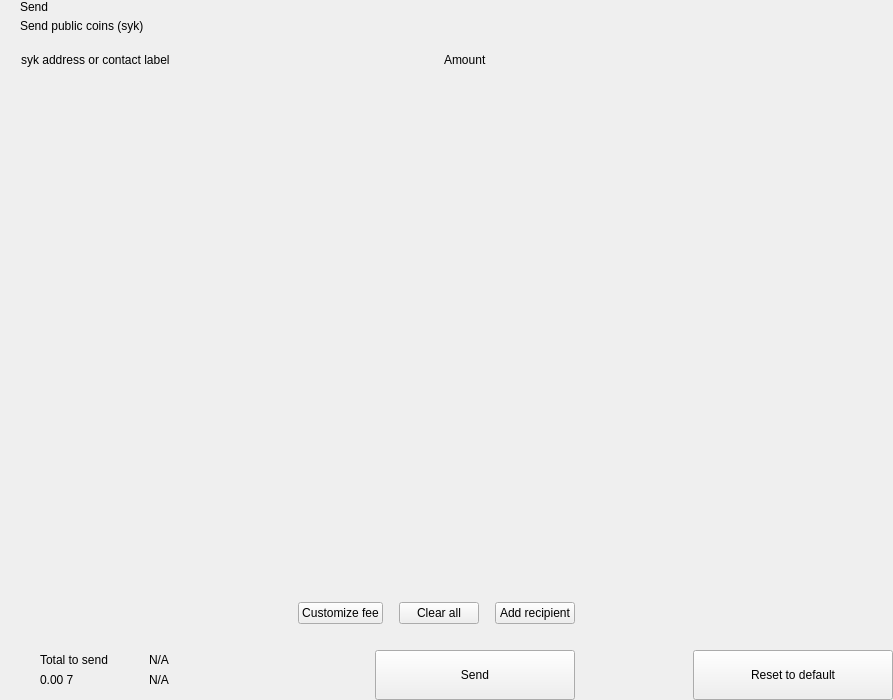
<?xml version="1.0" encoding="UTF-8"?>
<ui version="4.0">
 <class>send</class>
 <widget class="QWidget" name="send">
  <property name="geometry">
   <rect>
    <x>0</x>
    <y>0</y>
    <width>893</width>
    <height>700</height>
   </rect>
  </property>
  <property name="windowTitle">
   <string>Form</string>
  </property>
  <layout class="QHBoxLayout" name="horizontalLayout_2" stretch="2,1">
   <property name="spacing">
    <number>0</number>
   </property>
   <property name="leftMargin">
    <number>0</number>
   </property>
   <property name="topMargin">
    <number>0</number>
   </property>
   <property name="rightMargin">
    <number>0</number>
   </property>
   <property name="bottomMargin">
    <number>0</number>
   </property>
   <item>
    <widget class="QWidget" name="left" native="true">
     <layout class="QVBoxLayout" name="verticalLayout_3">
      <property name="spacing">
       <number>0</number>
      </property>
      <property name="leftMargin">
       <number>0</number>
      </property>
      <property name="topMargin">
       <number>0</number>
      </property>
      <property name="rightMargin">
       <number>0</number>
      </property>
      <property name="bottomMargin">
       <number>0</number>
      </property>
      <item>
       <layout class="QVBoxLayout" name="verticalLayout_22" stretch="0,0,0,1,0,0,0,0">
        <property name="spacing">
         <number>0</number>
        </property>
        <item>
         <layout class="QHBoxLayout" name="horizontalLayout_3">
          <property name="spacing">
           <number>0</number>
          </property>
          <property name="leftMargin">
           <number>20</number>
          </property>
          <property name="rightMargin">
           <number>20</number>
          </property>
          <item>
           <layout class="QVBoxLayout" name="verticalLayout">
            <property name="spacing">
             <number>5</number>
            </property>
            <item>
             <widget class="QLabel" name="labelTitle">
              <property name="text">
               <string>Send</string>
              </property>
              <property name="alignment">
               <set>Qt::AlignLeading|Qt::AlignLeft|Qt::AlignVCenter</set>
              </property>
             </widget>
            </item>
            <item>
             <widget class="QLabel" name="labelSubtitle1">
              <property name="text">
               <string>Send public coins (syk)</string>
              </property>
             </widget>
            </item>
           </layout>
          </item>
          <item>
           <spacer name="horizontalSpacer">
            <property name="orientation">
             <enum>Qt::Horizontal</enum>
            </property>
            <property name="sizeHint" stdset="0">
             <size>
              <width>40</width>
              <height>20</height>
             </size>
            </property>
           </spacer>
          </item>
         </layout>
        </item>
        <item>
         <spacer name="verticalSpacer_2">
          <property name="orientation">
           <enum>Qt::Vertical</enum>
          </property>
          <property name="sizeType">
           <enum>QSizePolicy::Fixed</enum>
          </property>
          <property name="sizeHint" stdset="0">
           <size>
            <width>20</width>
            <height>20</height>
           </size>
          </property>
         </spacer>
        </item>
        <item>
         <layout class="QHBoxLayout" name="horizontalLayout" stretch="6,0,2">
          <property name="spacing">
           <number>0</number>
          </property>
          <property name="leftMargin">
           <number>10</number>
          </property>
          <property name="topMargin">
           <number>0</number>
          </property>
          <property name="rightMargin">
           <number>20</number>
          </property>
          <property name="bottomMargin">
           <number>0</number>
          </property>
          <item>
           <widget class="QLabel" name="labelSubtitleAddress">
            <property name="styleSheet">
             <string notr="true">margin-left:8px;</string>
            </property>
            <property name="text">
             <string>syk address or contact label</string>
            </property>
           </widget>
          </item>
          <item>
           <spacer name="horizontalSpacer_3">
            <property name="orientation">
             <enum>Qt::Horizontal</enum>
            </property>
            <property name="sizeType">
             <enum>QSizePolicy::Fixed</enum>
            </property>
            <property name="sizeHint" stdset="0">
             <size>
              <width>40</width>
              <height>1</height>
             </size>
            </property>
           </spacer>
          </item>
          <item>
           <widget class="QLabel" name="labelSubtitleAmount">
            <property name="text">
             <string>Amount</string>
            </property>
           </widget>
          </item>
         </layout>
        </item>
        <item>
         <widget class="QScrollArea" name="scrollArea">
          <property name="minimumSize">
           <size>
            <width>0</width>
            <height>350</height>
           </size>
          </property>
          <property name="styleSheet">
           <string notr="true">#scrollArea {
            background:transparent;
            margin-top:10px;
}</string>
          </property>
          <property name="horizontalScrollBarPolicy">
           <enum>Qt::ScrollBarAlwaysOff</enum>
          </property>
          <property name="sizeAdjustPolicy">
           <enum>QAbstractScrollArea::AdjustIgnored</enum>
          </property>
          <property name="widgetResizable">
           <bool>true</bool>
          </property>
          <property name="alignment">
           <set>Qt::AlignLeading|Qt::AlignLeft|Qt::AlignTop</set>
          </property>
          <widget class="QWidget" name="scrollAreaWidgetContents">
           <property name="geometry">
            <rect>
             <x>0</x>
             <y>0</y>
             <width>591</width>
             <height>16</height>
            </rect>
           </property>
           <property name="sizePolicy">
            <sizepolicy hsizetype="Preferred" vsizetype="Maximum">
             <horstretch>0</horstretch>
             <verstretch>0</verstretch>
            </sizepolicy>
           </property>
           <property name="autoFillBackground">
            <bool>false</bool>
           </property>
           <property name="styleSheet">
            <string notr="true">#scrollAreaWidgetContents {
             background:transparent;
             }</string>
           </property>
           <layout class="QVBoxLayout" name="verticalLayout_7">
            <property name="spacing">
             <number>0</number>
            </property>
            <property name="sizeConstraint">
             <enum>QLayout::SetDefaultConstraint</enum>
            </property>
            <property name="leftMargin">
             <number>0</number>
            </property>
            <property name="topMargin">
             <number>0</number>
            </property>
            <property name="rightMargin">
             <number>0</number>
            </property>
            <property name="bottomMargin">
             <number>0</number>
            </property>
           </layout>
          </widget>
         </widget>
        </item>
        <item>
         <spacer name="verticalSpacer_4">
          <property name="orientation">
           <enum>Qt::Vertical</enum>
          </property>
          <property name="sizeType">
           <enum>QSizePolicy::Fixed</enum>
          </property>
          <property name="sizeHint" stdset="0">
           <size>
            <width>20</width>
            <height>20</height>
           </size>
          </property>
         </spacer>
        </item>
        <item>
         <layout class="QHBoxLayout" name="horizontalLayout_20">
          <property name="spacing">
           <number>6</number>
          </property>
          <property name="leftMargin">
           <number>20</number>
          </property>
          <property name="rightMargin">
           <number>20</number>
          </property>
          <item>
           <spacer name="horizontalSpacer_4">
            <property name="orientation">
             <enum>Qt::Horizontal</enum>
            </property>
            <property name="sizeHint" stdset="0">
             <size>
              <width>10</width>
              <height>20</height>
             </size>
            </property>
           </spacer>
          </item>
          <item>
           <widget class="QPushButton" name="pushButtonFee">
            <property name="focusPolicy">
             <enum>Qt::NoFocus</enum>
            </property>
            <property name="text">
             <string>Customize fee</string>
            </property>
           </widget>
          </item>
          <item>
           <spacer name="horizontalSpacer_11">
            <property name="orientation">
             <enum>Qt::Horizontal</enum>
            </property>
            <property name="sizeType">
             <enum>QSizePolicy::Minimum</enum>
            </property>
            <property name="sizeHint" stdset="0">
             <size>
              <width>10</width>
              <height>20</height>
             </size>
            </property>
           </spacer>
          </item>
          <item>
           <widget class="QPushButton" name="pushButtonClear">
            <property name="focusPolicy">
             <enum>Qt::NoFocus</enum>
            </property>
            <property name="layoutDirection">
             <enum>Qt::RightToLeft</enum>
            </property>
            <property name="text">
             <string>Clear all</string>
            </property>
           </widget>
          </item>
          <item>
           <spacer name="horizontalSpacer_6">
            <property name="orientation">
             <enum>Qt::Horizontal</enum>
            </property>
            <property name="sizeType">
             <enum>QSizePolicy::Fixed</enum>
            </property>
            <property name="sizeHint" stdset="0">
             <size>
              <width>10</width>
              <height>20</height>
             </size>
            </property>
           </spacer>
          </item>
          <item>
           <widget class="QPushButton" name="pushButtonAddRecipient">
            <property name="focusPolicy">
             <enum>Qt::NoFocus</enum>
            </property>
            <property name="text">
             <string>Add recipient</string>
            </property>
           </widget>
          </item>
         </layout>
        </item>
        <item>
         <spacer name="verticalSpacer">
          <property name="orientation">
           <enum>Qt::Vertical</enum>
          </property>
          <property name="sizeType">
           <enum>QSizePolicy::Fixed</enum>
          </property>
          <property name="sizeHint" stdset="0">
           <size>
            <width>20</width>
            <height>16</height>
           </size>
          </property>
         </spacer>
        </item>
        <item>
         <layout class="QHBoxLayout" name="horizontalLayout_7">
          <property name="rightMargin">
           <number>20</number>
          </property>
          <item>
           <layout class="QHBoxLayout" name="horizontalLayout_10">
            <property name="spacing">
             <number>0</number>
            </property>
            <property name="leftMargin">
             <number>8</number>
            </property>
            <item>
             <widget class="QStackedWidget" name="stackedWidget">
              <property name="minimumSize">
               <size>
                <width>0</width>
                <height>60</height>
               </size>
              </property>
              <property name="maximumSize">
               <size>
                <width>16777215</width>
                <height>60</height>
               </size>
              </property>
              <widget class="QWidget" name="page1">
               <layout class="QVBoxLayout" name="verticalLayout_71" stretch="0">
                <property name="spacing">
                 <number>6</number>
                </property>
                <property name="leftMargin">
                 <number>12</number>
                </property>
                <property name="topMargin">
                 <number>0</number>
                </property>
                <property name="rightMargin">
                 <number>0</number>
                </property>
                <property name="bottomMargin">
                 <number>0</number>
                </property>
                <item>
                 <widget class="QWidget" name="coinWidget" native="true">
                  <property name="minimumSize">
                   <size>
                    <width>0</width>
                    <height>60</height>
                   </size>
                  </property>
                  <property name="maximumSize">
                   <size>
                    <width>16777215</width>
                    <height>60</height>
                   </size>
                  </property>
                  <layout class="QHBoxLayout" name="horizontalLayout_9">
                   <property name="spacing">
                    <number>0</number>
                   </property>
                   <property name="leftMargin">
                    <number>20</number>
                   </property>
                   <property name="topMargin">
                    <number>10</number>
                   </property>
                   <property name="rightMargin">
                    <number>20</number>
                   </property>
                   <property name="bottomMargin">
                    <number>10</number>
                   </property>
                   <item>
                    <layout class="QVBoxLayout" name="verticalSend">
                     <property name="spacing">
                      <number>0</number>
                     </property>
                     <item>
                      <widget class="QLabel" name="labelTitleTotalSend">
                       <property name="text">
                        <string>Total to send</string>
                       </property>
                      </widget>
                     </item>
                     <item>
                      <widget class="QLabel" name="labelAmountSend">
                       <property name="text">
                        <string notr="true">0.00 7</string>
                       </property>
                      </widget>
                     </item>
                    </layout>
                   </item>
                   <item>
                    <spacer name="horizontalSpacer_9">
                     <property name="orientation">
                      <enum>Qt::Horizontal</enum>
                     </property>
                     <property name="sizeType">
                      <enum>QSizePolicy::Fixed</enum>
                     </property>
                     <property name="sizeHint" stdset="0">
                      <size>
                       <width>20</width>
                       <height>20</height>
                      </size>
                     </property>
                    </spacer>
                   </item>
                   <item>
                    <widget class="QLabel" name="labelLine">
                     <property name="minimumSize">
                      <size>
                       <width>1</width>
                       <height>0</height>
                      </size>
                     </property>
                     <property name="maximumSize">
                      <size>
                       <width>1</width>
                       <height>16777215</height>
                      </size>
                     </property>
                     <property name="text">
                      <string/>
                     </property>
                    </widget>
                   </item>
                   <item>
                    <spacer name="horizontalSpacer_10">
                     <property name="orientation">
                      <enum>Qt::Horizontal</enum>
                     </property>
                     <property name="sizeType">
                      <enum>QSizePolicy::Fixed</enum>
                     </property>
                     <property name="sizeHint" stdset="0">
                      <size>
                       <width>20</width>
                       <height>20</height>
                      </size>
                     </property>
                    </spacer>
                   </item>
                   <item>
                    <layout class="QVBoxLayout" name="verticalRemaining">
                     <property name="spacing">
                      <number>0</number>
                     </property>
                     <item>
                      <widget class="QLabel" name="labelTitleTotalRemaining">
                       <property name="text">
                        <string notr="true">N/A</string>
                       </property>
                      </widget>
                     </item>
                     <item>
                      <widget class="QLabel" name="labelAmountRemaining">
                       <property name="text">
                        <string notr="true">N/A</string>
                       </property>
                      </widget>
                     </item>
                    </layout>
                   </item>
                  </layout>
                 </widget>
                </item>
               </layout>
              </widget>
              <widget class="QWidget" name="page_2"/>
             </widget>
            </item>
           </layout>
          </item>
          <item>
           <spacer name="horizontalSpacer_5">
            <property name="orientation">
             <enum>Qt::Horizontal</enum>
            </property>
            <property name="sizeType">
             <enum>QSizePolicy::Expanding</enum>
            </property>
            <property name="sizeHint" stdset="0">
             <size>
              <width>40</width>
              <height>20</height>
             </size>
            </property>
           </spacer>
          </item>
          <item alignment="Qt::AlignBottom">
           <widget class="QPushButton" name="pushButtonSave">
            <property name="minimumSize">
             <size>
              <width>200</width>
              <height>50</height>
             </size>
            </property>
            <property name="maximumSize">
             <size>
              <width>200</width>
              <height>50</height>
             </size>
            </property>
            <property name="focusPolicy">
             <enum>Qt::NoFocus</enum>
            </property>
            <property name="text">
             <string>Send</string>
            </property>
           </widget>
          </item>
         </layout>
        </item>
       </layout>
      </item>
     </layout>
    </widget>
   </item>
   <item>
    <widget class="QWidget" name="right" native="true">
     <layout class="QVBoxLayout" name="verticalLayout_5">
      <property name="leftMargin">
       <number>0</number>
      </property>
      <property name="topMargin">
       <number>0</number>
      </property>
      <property name="rightMargin">
       <number>0</number>
      </property>
      <property name="bottomMargin">
       <number>0</number>
      </property>
      <item>
       <layout class="QVBoxLayout" name="verticalLayout_4">
        <property name="spacing">
         <number>6</number>
        </property>
        <item>
         <widget class="OptionButton" name="btnCoinControl" native="true">
          <property name="minimumSize">
           <size>
            <width>0</width>
            <height>50</height>
           </size>
          </property>
         </widget>
        </item>
        <item>
         <widget class="OptionButton" name="btnChangeAddress" native="true">
          <property name="minimumSize">
           <size>
            <width>0</width>
            <height>50</height>
           </size>
          </property>
         </widget>
        </item>
        <item>
         <widget class="OptionButton" name="btnUri" native="true">
          <property name="minimumSize">
           <size>
            <width>0</width>
            <height>50</height>
           </size>
          </property>
         </widget>
        </item>
        <item>
         <spacer name="verticalSpacer_5">
          <property name="orientation">
           <enum>Qt::Vertical</enum>
          </property>
          <property name="sizeHint" stdset="0">
           <size>
            <width>20</width>
            <height>40</height>
           </size>
          </property>
         </spacer>
        </item>
        <item>
         <layout class="QHBoxLayout" name="horizontalLayout_8">
          <item>
           <spacer name="horizontalSpacer_7">
            <property name="orientation">
             <enum>Qt::Horizontal</enum>
            </property>
            <property name="sizeHint" stdset="0">
             <size>
              <width>40</width>
              <height>20</height>
             </size>
            </property>
           </spacer>
          </item>
          <item>
           <widget class="QPushButton" name="pushButtonReset">
            <property name="minimumSize">
             <size>
              <width>200</width>
              <height>50</height>
             </size>
            </property>
            <property name="maximumSize">
             <size>
              <width>200</width>
              <height>50</height>
             </size>
            </property>
            <property name="focusPolicy">
             <enum>Qt::NoFocus</enum>
            </property>
            <property name="text">
             <string>Reset to default</string>
            </property>
           </widget>
          </item>
         </layout>
        </item>
       </layout>
      </item>
     </layout>
    </widget>
   </item>
  </layout>
 </widget>
 <customwidgets>
  <customwidget>
   <class>OptionButton</class>
   <extends>QWidget</extends>
   <header>qt/pivx/optionbutton.h</header>
   <container>1</container>
  </customwidget>
 </customwidgets>
 <resources/>
 <connections/>
</ui>
